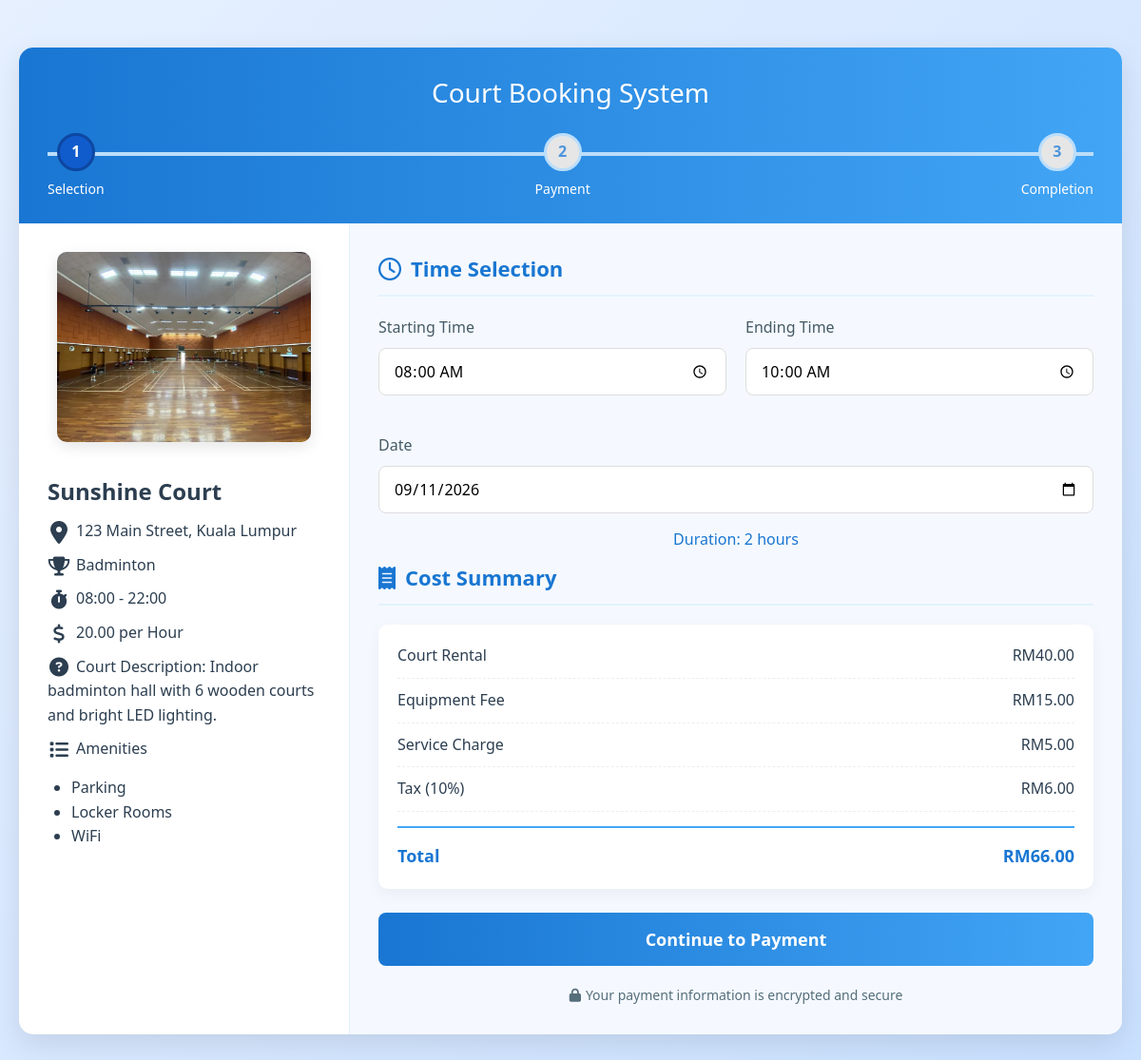
Screenshot of /payment.php?court_id=1 with the database file from the repository.
### tables this page shows
CREATE TABLE IF NOT EXISTS venues (
    id INT AUTO_INCREMENT PRIMARY KEY,
    name VARCHAR(100) NOT NULL,
    sport_category VARCHAR(50) NOT NULL,
    description TEXT,
    location VARCHAR(150),
    price DECIMAL(10,2) NOT NULL,
    time_availability VARCHAR(100) NOT NULL,
    amenities TEXT,
    created_at TIMESTAMP DEFAULT CURRENT_TIMESTAMP
);

### payment.php (the view, shortened to what this page needs)
<!DOCTYPE html>
<html lang="en">
<head>
    <link rel="stylesheet" href="https://cdnjs.cloudflare.com/ajax/libs/font-awesome/6.4.0/css/all.min.css">
    <link rel="stylesheet" href="Styles/payment.css">
</head>
<body>
<?php
$host = 'localhost';
$user = "root";
$pass = "";
$db = "assignment_db";
$conn = new mysqli($host, $user, $pass, $db);
$court_id = intval($_GET['court_id']);
$sql = "SELECT name, sport_category, description, location, price, time_availability, amenities FROM venues WHERE id = ?";
$stmt = $conn->prepare($sql);
$stmt->bind_param("i", $court_id);
$stmt->execute();
$result = $stmt->get_result();
$court = $result->fetch_assoc();
$court_name = $court['name'];
$court_sports = $court['sport_category'];
$court_description = $court['description'];
$court_location = $court['location'];
$court_price = $court['price'];
$court_time_availability = $court['time_availability'];
list($court_start, $court_end) = explode(' - ', $court_time_availability);
$court_amenities = explode(',', $court['amenities']);
$court_images = [];
$sql_images = "SELECT image_path FROM venue_images WHERE venue_id = ?";
$stmt_images = $conn->prepare($sql_images);
$stmt_images->bind_param("i", $court_id);
$stmt_images->execute();
$result_images = $stmt_images->get_result();
while ($row = $result_images->fetch_assoc()) {
    $court_images[] = $row['image_path'];
}
$court_image = !empty($court_images) ? $court_images[0] : '';
?>
<div class="container">
    <header>
        <h1>Court Booking System</h1>
        <div class="progress-bar">
            <div class="progress-step step-active" id="step1">
                <div class="step-circle">1</div>
                <div class="step-text">Selection</div>
            </div>
            <div class="progress-step" id="step2">
                <div class="step-circle">2</div>
                <div class="step-text">Payment</div>
            </div>
            <div class="progress-step" id="step3">
                <div class="step-circle">3</div>
                <div class="step-text">Completion</div>
            </div>
        </div>
    </header>
    <div class="page page-active" id="page1">
        <div class="content">
            <form method="post" action="">
                <div class="left-column">
                    <div class="image-container">
                    <?php if (!empty($court_image)): ?>
                        <img src="<?php echo htmlspecialchars($court_image); ?>" alt="<?php echo htmlspecialchars($court_name); ?>">
                    <?php else: ?>
                        <img src="./Assets/venues/default.jpg" alt="Default Venue">
                    <?php endif; ?>
                    </div>
                    <div id="courseDetails">
                    <div id="courtName"><h2><?= htmlspecialchars($court_name) ?></h2></div>
                    <div id="courtLocation"><i class="fas fa-map-marker-alt fa-fw" style="font-size: 24px;"></i><?= htmlspecialchars($court_location) ?></div>
                    <div id="courtSports"><i class="fas fa-trophy fa-fw"></i><?= htmlspecialchars($court_sports) ?></div>
                    <div><i class="fas fa-stopwatch fa-fw"></i><span id="courtTimeAvailability"><?= htmlspecialchars($court_time_availability) ?></span></div>
                    <div><i class="fas fa-dollar-sign fa-fw"></i><span id="courtPrice"><?= htmlspecialchars($court_price) ?></span> per Hour</div>
                    <div><i class="fas fa-question-circle fa-fw"></i>Court Description: <span id="courtDescription"><?= htmlspecialchars($court_description) ?> </span></div>
                    <label for="courtAmenities"><i class="fas fa-list fa-fw"></i>Amenities</label>
                    <div id="courtAmenities"><ul><?php foreach($court_amenities as $amenity): ?><li><?= htmlspecialchars($amenity) ?><?php endforeach; ?></li></ul></div>
                    </div>
                </div>
                <div class="right-column">
                    <h3 class="section-title"><i class="far fa-clock"></i> Time Selection</h3>
                    <div class="time-selection">
                        <div class="input-group">
                            <label for="timestart">Starting Time</label>
                            <input type="time" id="timestart" name="timestart" value="<?php echo $court_start; ?>" min="<?php echo $court_start; ?>" max="<?php echo $court_end; ?>">
                        </div>
                        <div class="input-group">
                            <label for="timeend">Ending Time</label>
                            <input type="time" id="timeend" name="timeend" value="<?php echo date('H:i', strtotime($court_start) + 2 * 3600); ?>" min="<?php echo $court_start; ?>" max="<?php echo $court_end; ?>">
                        </div>
                    </div>
                    <div class="input-group">
                        <label for="date">Date</label>
                        <input type="date" id="date" name="date">
                    </div>
                    <div class="duration-display" id="durationDisplay">
                    </div>
                    <h3 class="section-title"><i class="fas fa-receipt"></i> Cost Summary</h3>
                    <div class="cost-summary">
                        <div class="cost-item">
                            <span>Court Rental</span>
                            <span id="courtCost">Select a time range</span>
                        </div>
                        <div class="cost-item">
                            <span>Equipment Fee</span>
                            <span id="equipmentFee">RM15.00</span>
                        </div>
                        <div class="cost-item">
                            <span>Service Charge</span>
                            <span id="serviceFee">RM5.00</span>
                        </div>
                        <div class="cost-item">
                            <span>Tax (10%)</span>
                            <span id="taxAmount">RMXX.XX</span>
                        </div>
                        <div class="total">
                            <span>Total</span>
                            <span id="totalCost">RMXX.XX</span>
                        </div>
                    </div>
                    <button class="btn" id="continueToPayment">Continue to Payment</button>
                    <div class="secure-payment">
                        <i class="fas fa-lock"></i>
                        Your payment information is encrypted and secure
                    </div>
                </div>
            </form>
        </div>
    </div>
</div>
</body>
</html>

### Styles/payment.css (style rules this page uses)
* { margin: 0; padding: 0; box-sizing: border-box; font-family: 'Segoe UI', Tahoma, Geneva, Verdana, sans-serif; }
body { background: linear-gradient(135deg, #e6f0ff 0%, #c9e0ff 100%); color: #2c3e50; line-height: 1.6; padding: 20px; min-height: 100vh; }
.container { max-width: 1200px; margin: 30px auto; background: white; border-radius: 15px; box-shadow: 0 10px 30px rgba(0, 0, 0, 0.1); overflow: hidden; }
header { background: linear-gradient(90deg, #1976d2 0%, #42a5f5 100%); color: white; padding: 25px 30px; text-align: center; }
header h1 { font-weight: 500; font-size: 28px; margin-bottom: 10px; }
.progress-bar { display: flex; justify-content: space-between; align-items: center; margin-top: 20px; position: relative; }
.progress-step { display: flex; flex-direction: column; align-items: center; position: relative; z-index: 1; }
.step-circle { width: 40px; height: 40px; border-radius: 50%; background: #e6e6e6; color: #4e95dcff; display: flex; align-items: center; justify-content: center; font-weight: bold; margin-bottom: 8px; border: 3px solid #bbdefb; }
.step-active .step-circle { background: #105ccdff; color: white; border-color: #0d47a1; }
.step-text { font-size: 14px; font-weight: 500; }
.progress-bar::before { content: ''; position: absolute; top: 20px; left: 0; right: 0; height: 4px; background: #bbdefb; z-index: 1; }
.content { display: flex; padding: 0; }
.left-column { flex: 30%; padding: 30px; border-right: 1px solid #e3f2fd; }
.right-column { flex: 70%; padding: 30px; background: #f5f9ff; }
.section-title { color: #1976d2; margin-bottom: 20px; padding-bottom: 10px; border-bottom: 2px solid #e3f2fd; font-size: 22px; display: flex; align-items: center; gap: 10px; }
.section-title i { font-size: 24px; }
.image-container { text-align: center; margin-bottom: 25px; }
.image-container img { max-width: 100%; border-radius: 10px; box-shadow: 0 5px 15px rgba(0, 0, 0, 0.1); height: 200px; object-fit: cover; }
.time-selection { display: grid; grid-template-columns: 1fr 1fr; gap: 20px; margin-bottom: 25px; }
.input-group { margin-bottom: 15px; position: relative; }
.input-group label { display: block; margin-bottom: 8px; font-weight: 500; color: #455a64; }
.input-group input { width: 100%; padding: 12px 15px; border: 1px solid #ddd; border-radius: 8px; font-size: 16px; transition: border-color 0.3s; }
.cost-summary { background: white; padding: 20px; border-radius: 10px; box-shadow: 0 5px 15px rgba(0, 0, 0, 0.05); margin-bottom: 25px; }
.cost-item { display: flex; justify-content: space-between; margin-bottom: 10px; padding-bottom: 10px; border-bottom: 1px dashed #eee; }
.total { display: flex; justify-content: space-between; font-weight: bold; font-size: 18px; color: #1976d2; margin-top: 15px; padding-top: 15px; border-top: 2px solid #42a5f5; }
.btn { background: linear-gradient(90deg, #1976d2 0%, #42a5f5 100%); color: white; border: none; border-radius: 8px; padding: 16px 30px; font-size: 18px; font-weight: 600; cursor: pointer; transition: transform 0.2s, box-shadow 0.2s; width: 100%; margin-top: 20px; text-align: center; display: block; text-decoration: none; }
.secure-payment { text-align: center; margin-top: 20px; font-size: 14px; color: #546e7a; display: flex; align-items: center; justify-content: center; gap: 5px; }
.duration-display { text-align: center; font-size: 16px; margin: 10px 0; color: #1976d2; font-weight: 500; }
form { display:flex; flex: 1; }
.page { display: none; }
.page-active { display: block; }
#courseDetails { display: flex; flex-direction: column; gap: 10px; }
#courseDetails i { width: 24px; text-align: center; font-size: 18px; margin-right: 8px; vertical-align: middle; margin-right: 6px; font-size: 20px; }
#courtAmenities ul { padding-left: 25px; margin-top: 5px; }

### rows the page displays
venues: name "Sunshine Court", location "123 Main Street, Kuala Lumpur", sport_category "Badminton", time_availability "08:00 - 22:00", price "20.00", description "Indoor badminton hall with 6 wooden courts and bright LED lighting.", amenities "Parking", amenities "Locker Rooms", amenities "WiFi"
